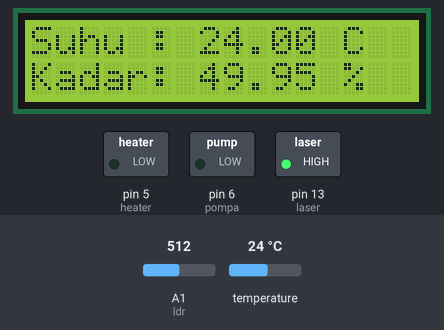
This sketch was run on a simulated Arduino Uno, built with avr-gcc and run on an emulated ATmega328P. On the bench: 16×2 character LCD, switched loads named in the sketch (green lamp = pin HIGH). Inputs (shaded band) come from the test bench; at power-on: A1 (ldr) = 512, temperature 24 °C. What the sketch prints to the serial monitor is not drawn.

Above: at 6.3 s.
6.4 s: A1 (ldr) set to 913
At 7.5 s:
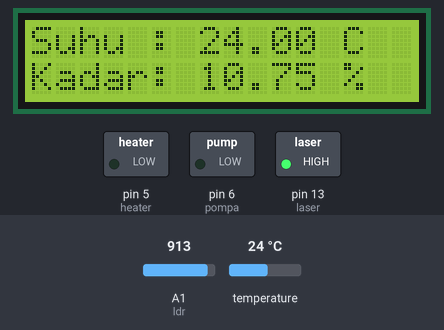
7.9 s: A1 (ldr) set to 930
At 8.5 s:
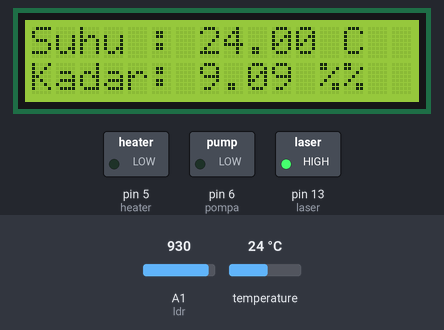
9.4 s: temperature set to 12 °C
At 9.8 s:
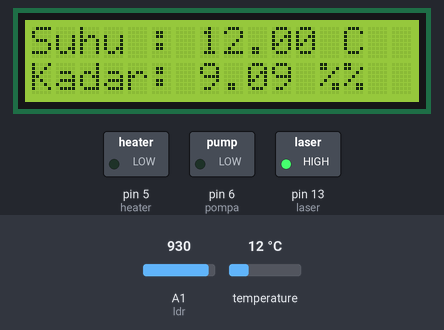
10.9 s: A1 (ldr) set to 35
At 12.1 s:
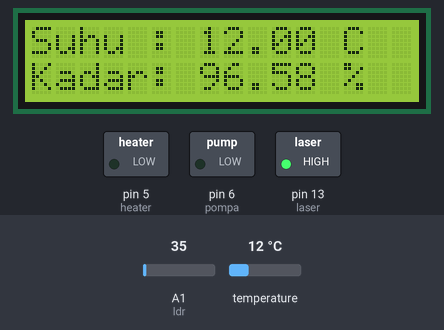
12.4 s: A1 (ldr) set to 27
At 13.6 s:
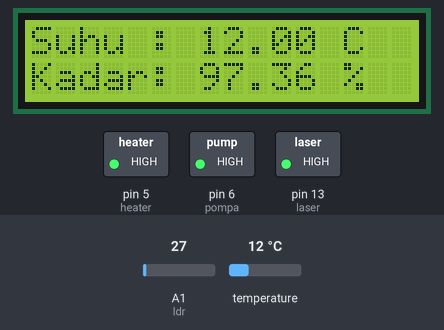
13.9 s: temperature set to 19 °C
At 14.6 s:
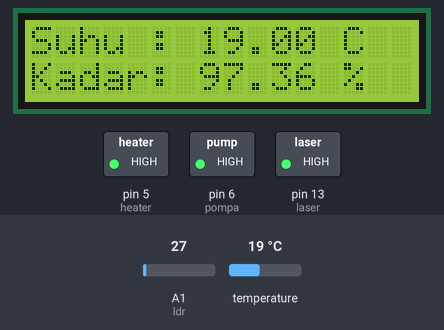
Timing chart, 0 to 16.4 s (numbered marks = the images above; inputs shaded):
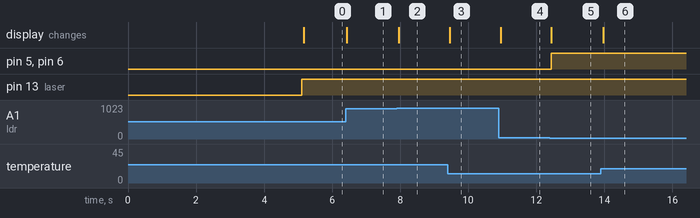

Measured:
- the behaviour switches between 920 and 921 on A1 (ldr) (found by bisection; images 1 and 2)
- the behaviour switches between 31 and 30 on A1 (ldr) (found by bisection; images 4 and 5)
- after the input at 6.4 s, the display: changes at once (image 1)
- after the input at 7.9 s, the display: changes after 0.06 s (image 2)
- after the input at 9.4 s, the display: changes after 0.06 s (image 3)
- after the input at 10.9 s, the display: changes after 0.06 s (image 4)
- after the input at 12.4 s, pin 5 (heater), pin 6 (pompa): LOW → HIGH at once; the display: changes at once (image 5)
- after the input at 13.9 s, the display: changes after 0.07 s (image 6)

The sketch:

ta_rico.ino
```cpp
//sensor kekeruhan
byte ldr = A1;
#define laser 13
float kekeruhan;
//relay
#define pompa 6
#define heater 5
//suhu
#include <OneWire.h>
#include <DallasTemperature.h>
#define ONE_WIRE_BUS 2
OneWire oneWire(ONE_WIRE_BUS);
DallasTemperature sensors(&oneWire);
//lcd
#include <Wire.h>
#include<LiquidCrystal_I2C.h>
LiquidCrystal_I2C lcd(0x27, 16, 2);

float dingin, hangat, panas;
float normal, agak_keruh, keruh;

void setup()
{
 //Serial monitor pada baut 9600bps
  Serial.begin(9600);
  lcd.begin();
  pinMode(pompa,OUTPUT);
  pinMode(heater,OUTPUT);
  pinMode(laser,OUTPUT);
  lcd.setCursor(0,0);
  lcd.print("Monitoring Kolam");

  lcd.setCursor(0,1);
  lcd.print("Budidaya Ikan");
  delay(5000);
  sensors.begin();
  lcd.clear();
}
void loop()
{
  digitalWrite(laser,HIGH);

  float tempC = (sensors.getTempCByIndex(00));
  lcd.setCursor(0,0);
  lcd.print("Suhu : ");
  lcd.print(sensors.getTempCByIndex(00));
  lcd.print(" C");

  int nilai= analogRead(ldr);
  Serial.println(ldr);
  kekeruhan = ( 100 - ( (nilai/1023.00) * 100 ) );
  lcd.setCursor(0,1);
  lcd.print("Kadar: ");
  lcd.print(kekeruhan);
  lcd.print(" %");

  //======================
   //   fuzzyfikasi suhu
   //======================

   if(tempC <= 20){
   dingin = 1;
   hangat = 0;
   panas = 0;
   }
   else if(tempC >= 30){
   panas = 1;
   hangat = 0;
   dingin = 0;
   }
   else if(tempC == 26){
   hangat = 1;
   dingin = 0;
   panas = 0;
   }
   else if((tempC > 20)&&(tempC < 26)){
   hangat = (tempC - 25)/5;
   dingin = 1-(tempC - 25)/5;
   panas = 0;
   }
   else if((tempC > 26)&&(tempC < 30)){
   panas = (tempC - 30)/5;
   hangat = 1-(tempC - 30)/5;
   dingin = 0;
   }


 //  Serial.print("panas= ");
 //  Serial.println(panas);
 //  Serial.print("hangat= ");
 //  Serial.println(hangat);
 //  Serial.print("dingin= ");
 //  Serial.println(dingin);

 //===============================
   //       fuzzyfikasi kekeruhan
   //===============================

   if(nilai <= 30){
   normal = 1;
   agak_keruh = 0;
   keruh = 0;
   }
   else if(nilai >= 90){
   keruh = 1;
   agak_keruh = 0;
   normal = 0;
   }
   else if(nilai == 75){
   keruh = 0;
   agak_keruh = 1;
   normal = 0;
   }
   else if((nilai > 30)&&(nilai < 75)){
   agak_keruh = (nilai - 30)/50;
   normal = 1-(nilai - 30)/50;
   keruh = 0;
   }
   else if((nilai > 75)&&(nilai < 90)){
   agak_keruh = (nilai - 75)/100;
   keruh = 1-(nilai - 75)/100;
   normal = 0;
   }

 //  Serial.print("normal= ");
 //  Serial.println(normal);
 //  Serial.print("agak_keruh= ");
 //  Serial.println(agak_keruh);
 //  Serial.print("keruh= ");
 //  Serial.println(keruh);

 //==================================
   //           fuzzy rule
   //===================================

   //============================================================================
   if((tempC <= 20 )&&(nilai <= 30)){
    if(dingin < normal){
    digitalWrite(heater,HIGH);
    digitalWrite(pompa,LOW);
    }
    else if(dingin > normal ){
    digitalWrite(heater,LOW);
    digitalWrite(pompa,HIGH);
    }
    else if(dingin == normal){
    digitalWrite(heater,HIGH);
    digitalWrite(pompa,HIGH);
    }
  }


}
```
